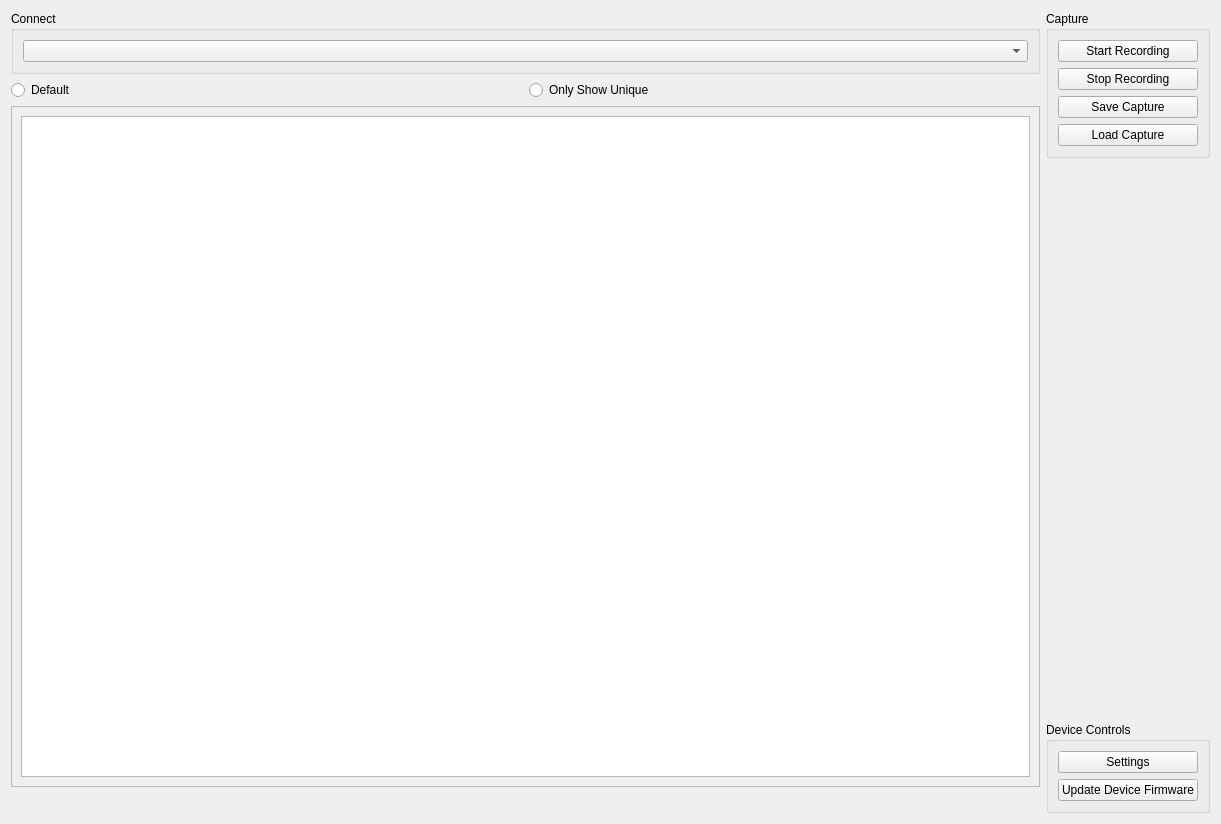
<?xml version="1.0" encoding="UTF-8"?>
<ui version="4.0">
 <class>dd::forms::FormMainWindow</class>
 <widget class="QWidget" name="dd::forms::FormMainWindow">
  <property name="geometry">
   <rect>
    <x>0</x>
    <y>0</y>
    <width>1221</width>
    <height>824</height>
   </rect>
  </property>
  <property name="windowTitle">
   <string>Can Shark</string>
  </property>
  <layout class="QHBoxLayout" name="horizontalLayout">
   <item>
    <layout class="QVBoxLayout" name="verticalLayout_2">
     <item>
      <widget class="QGroupBox" name="groupBox_3">
       <property name="title">
        <string>Connect</string>
       </property>
       <layout class="QHBoxLayout" name="horizontalLayout_6">
        <item>
         <widget class="QComboBox" name="deviceSelectionComboBox">
          <property name="sizePolicy">
           <sizepolicy hsizetype="Expanding" vsizetype="Fixed">
            <horstretch>0</horstretch>
            <verstretch>0</verstretch>
           </sizepolicy>
          </property>
         </widget>
        </item>
       </layout>
      </widget>
     </item>
     <item>
      <layout class="QHBoxLayout" name="horizontalLayout_4">
       <item>
        <widget class="QRadioButton" name="defaultRadioButton">
         <property name="text">
          <string>Default</string>
         </property>
        </widget>
       </item>
       <item>
        <widget class="QRadioButton" name="onlyShowUniqueRadioButton">
         <property name="text">
          <string>Only Show Unique</string>
         </property>
        </widget>
       </item>
      </layout>
     </item>
     <item>
      <layout class="QHBoxLayout" name="horizontalLayout_2">
       <item>
        <widget class="QScrollArea" name="dataContainerScrollArea">
         <property name="widgetResizable">
          <bool>true</bool>
         </property>
         <widget class="QWidget" name="scrollAreaWidgetContents">
          <property name="geometry">
           <rect>
            <x>0</x>
            <y>0</y>
            <width>970</width>
            <height>649</height>
           </rect>
          </property>
          <layout class="QHBoxLayout" name="horizontalLayout_3">
           <item>
            <widget class="QTableView" name="recordTable"/>
           </item>
          </layout>
         </widget>
        </widget>
       </item>
      </layout>
     </item>
     <item>
      <layout class="QHBoxLayout" name="horizontalLayout_5">
       <item>
        <widget class="QLabel" name="statusLabel">
         <property name="text">
          <string/>
         </property>
        </widget>
       </item>
       <item>
        <spacer name="horizontalSpacer">
         <property name="orientation">
          <enum>Qt::Horizontal</enum>
         </property>
         <property name="sizeHint" stdset="0">
          <size>
           <width>40</width>
           <height>20</height>
          </size>
         </property>
        </spacer>
       </item>
      </layout>
     </item>
    </layout>
   </item>
   <item>
    <layout class="QVBoxLayout" name="verticalLayout">
     <item>
      <widget class="QGroupBox" name="groupBox_2">
       <property name="title">
        <string>Capture</string>
       </property>
       <layout class="QVBoxLayout" name="verticalLayout_4">
        <item>
         <widget class="QPushButton" name="startButton">
          <property name="text">
           <string>Start Recording</string>
          </property>
         </widget>
        </item>
        <item>
         <widget class="QPushButton" name="stopButton">
          <property name="text">
           <string>Stop Recording</string>
          </property>
         </widget>
        </item>
        <item>
         <widget class="QPushButton" name="saveCaptureButton">
          <property name="text">
           <string>Save Capture</string>
          </property>
         </widget>
        </item>
        <item>
         <widget class="QPushButton" name="loadCaptureButton">
          <property name="text">
           <string>Load Capture</string>
          </property>
         </widget>
        </item>
       </layout>
      </widget>
     </item>
     <item>
      <spacer name="verticalSpacer_2">
       <property name="orientation">
        <enum>Qt::Vertical</enum>
       </property>
       <property name="sizeHint" stdset="0">
        <size>
         <width>20</width>
         <height>40</height>
        </size>
       </property>
      </spacer>
     </item>
     <item>
      <widget class="QGroupBox" name="groupBox">
       <property name="title">
        <string>Device Controls</string>
       </property>
       <layout class="QVBoxLayout" name="verticalLayout_3">
        <item>
         <widget class="QPushButton" name="settingsButton">
          <property name="text">
           <string>Settings</string>
          </property>
         </widget>
        </item>
        <item>
         <widget class="QPushButton" name="updateDeviceFirmwareButton">
          <property name="text">
           <string>Update Device Firmware</string>
          </property>
         </widget>
        </item>
       </layout>
      </widget>
     </item>
    </layout>
   </item>
  </layout>
 </widget>
 <resources/>
 <connections/>
</ui>
